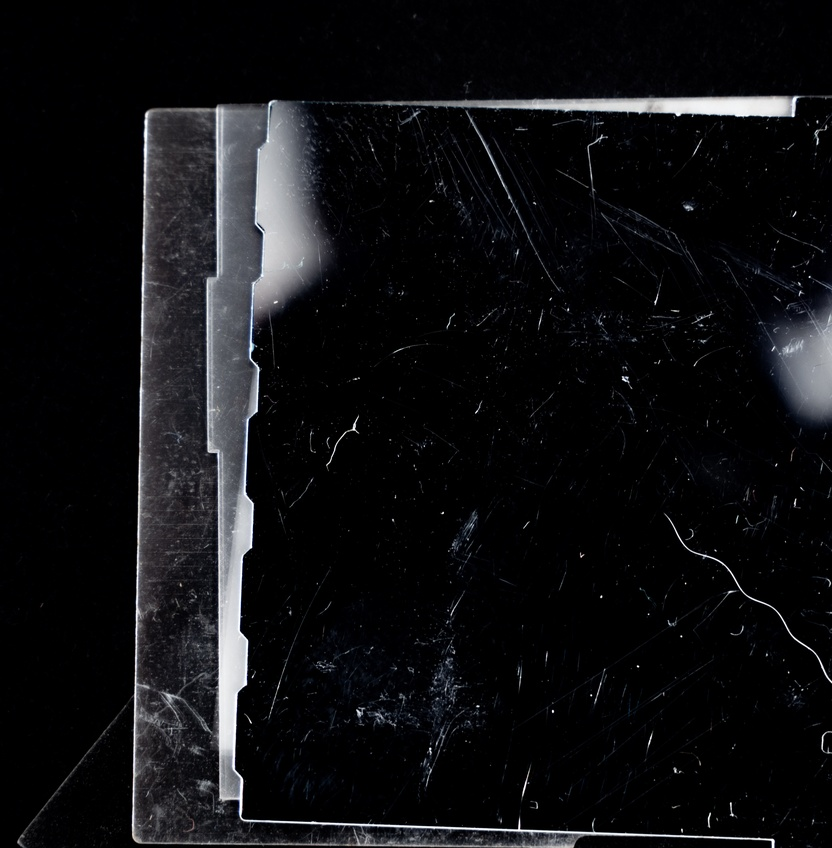
#> input picture dan-cristian-padure-1k7vrumRHow-unsplash.jpg, 832 x 848 px, shrunk from 3816 x 3888 before the run, found by its file name
$ python Combined.py   (older library calls are emulated)
#> lines starting #> are read from the running program, lines starting #| are printed output that depends on the picture; after the words box and inside, x2 and y2 are one past the last pixel; in counts of white or black regions, pixels touching at a corner belong together
import cv2
import numpy as np
import pywt
import matplotlib.pyplot as plt

# Load the image
image_path = '/Users/meltemballan/Documents/Image_Processing/CH4_Ballan/dan-cristian-padure-1k7vrumRHow-unsplash.jpg'
image = cv2.imread(image_path, cv2.IMREAD_GRAYSCALE)
#> image: shape (848, 832); min 0, max 255, mean 16.6

# Spatial Filtering (Median Filter)
spatial_filtered = cv2.medianBlur(image, 5)
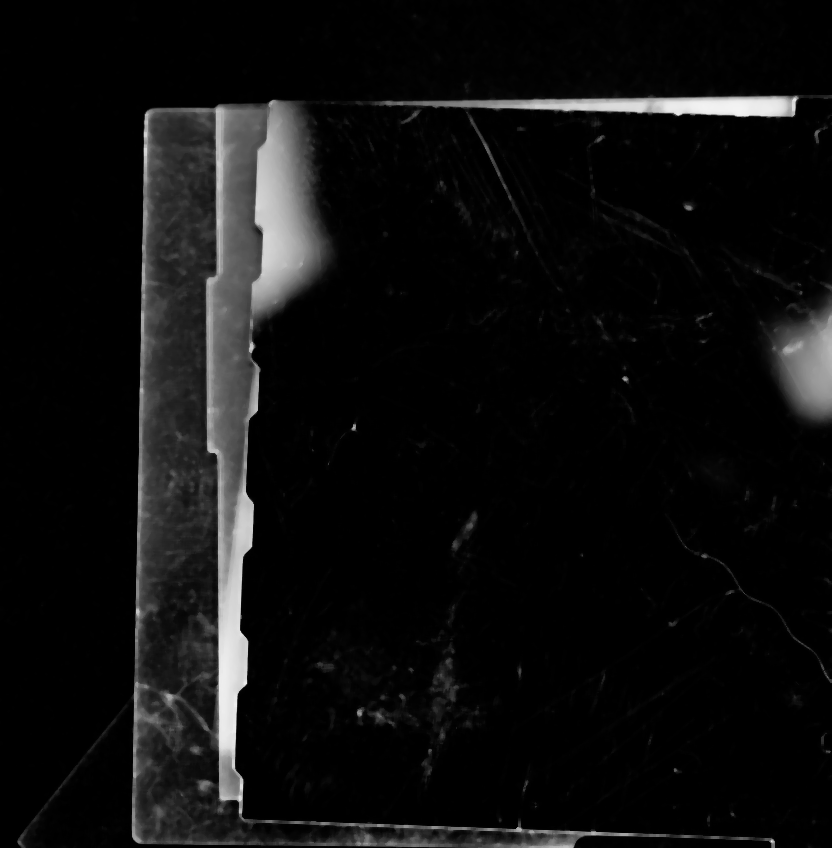
#> spatial_filtered: shape (848, 832); min 0, max 243, mean 14.7

# Apply adaptive threshold
thresholded_image = cv2.adaptiveThreshold(spatial_filtered, 255, cv2.ADAPTIVE_THRESH_MEAN_C, cv2.THRESH_BINARY, 11, 2)
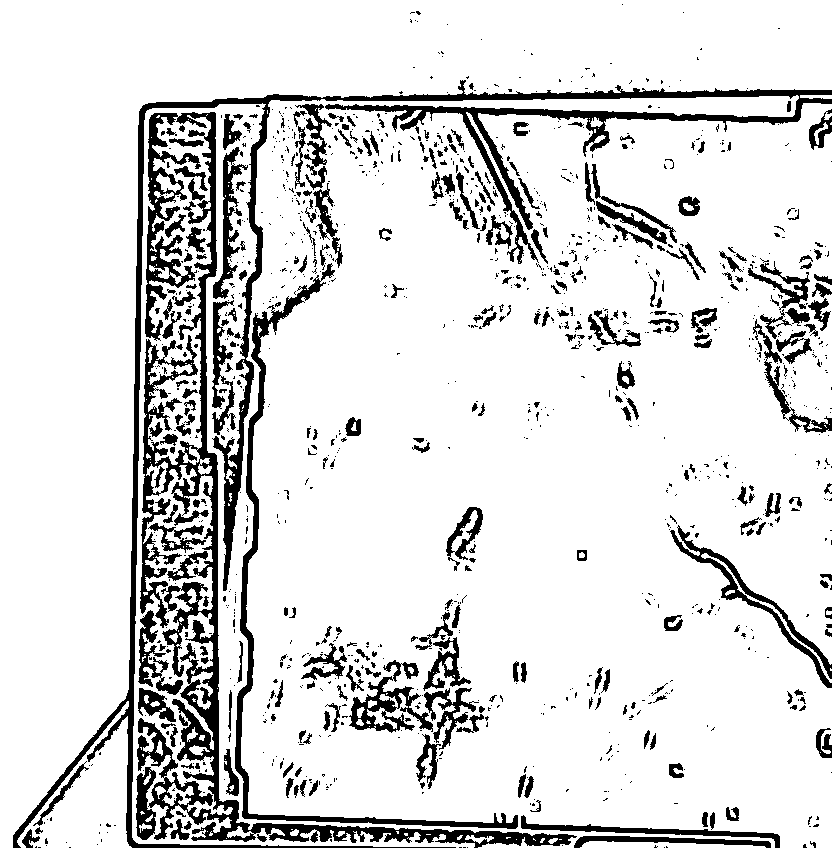
#> thresholded_image: shape (848, 832); 86.4% white; 1205 black regions (900 under 20 px), largest, box (x1, y1, x2, y2) and area: (137, 112, 577, 848) 24314, (13, 80, 832, 848) 19927, (235, 263, 518, 829) 5511

# Wavelet Transform (Noise Reduction with PyWavelets)
coeffs = pywt.wavedec2(thresholded_image, 'haar')
#> coeffs = 10 items
threshold = np.std(coeffs[-1]) / 0.6745
#> threshold = 60.84
new_coeffs = [coeffs[0]] + [tuple((np.abs(detail) > threshold) * detail for detail in details) for details in coeffs[1:]]
#> new_coeffs = 10 items

# Apply the inverse wavelet transform
wavelet_filtered = pywt.waverec2(new_coeffs, 'db1')

# Convert wavelet_filtered to uint8
wavelet_filtered = cv2.convertScaleAbs(wavelet_filtered)

# Apply Laplacian filter
laplacian_filtered = cv2.Laplacian(wavelet_filtered , cv2.CV_64F)
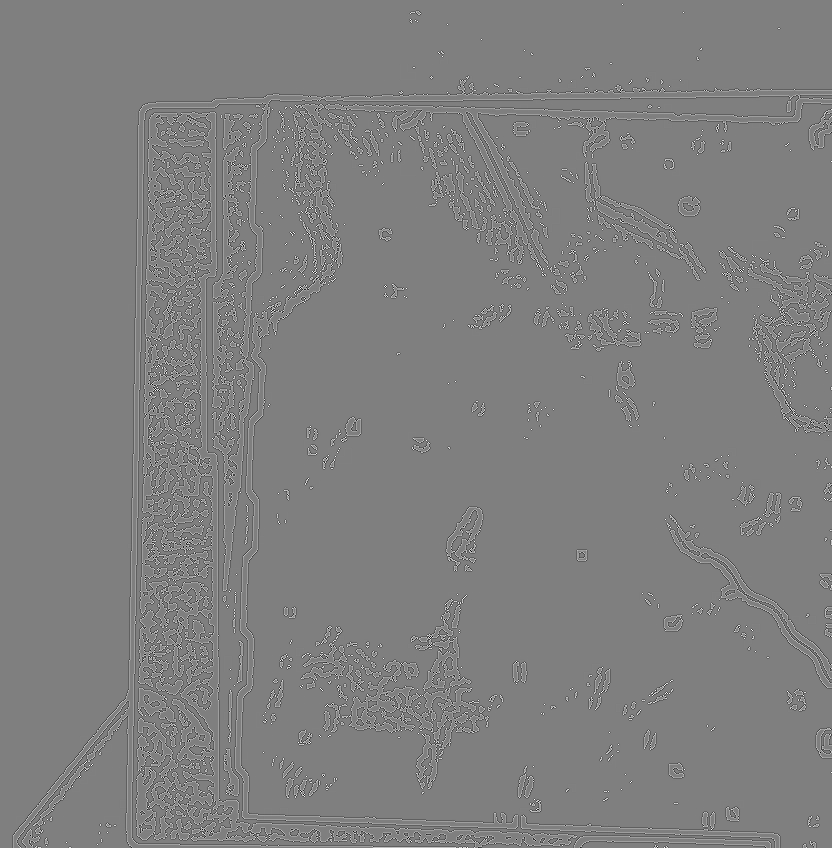
#> laplacian_filtered: shape (848, 832) float64; min -1020, max 1020, mean 0; drawn with min black and max white

# Convert Laplacian filter result back to original image data type
laplacian_filtered = cv2.convertScaleAbs(laplacian_filtered)
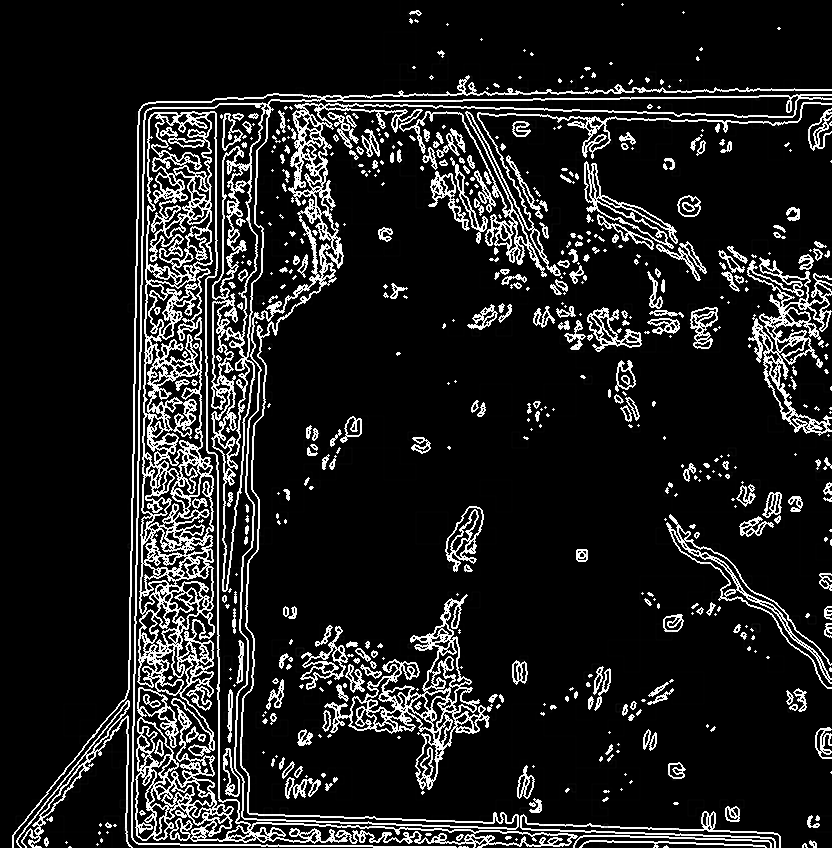
#> laplacian_filtered: shape (848, 832); min 0, max 255, mean 32.4

# Add original image and Laplacian filter result to get sharpened image
# Adjust the weights as needed
sharpened_image = cv2.addWeighted(wavelet_filtered , 0.5, laplacian_filtered, 1.5, 0)
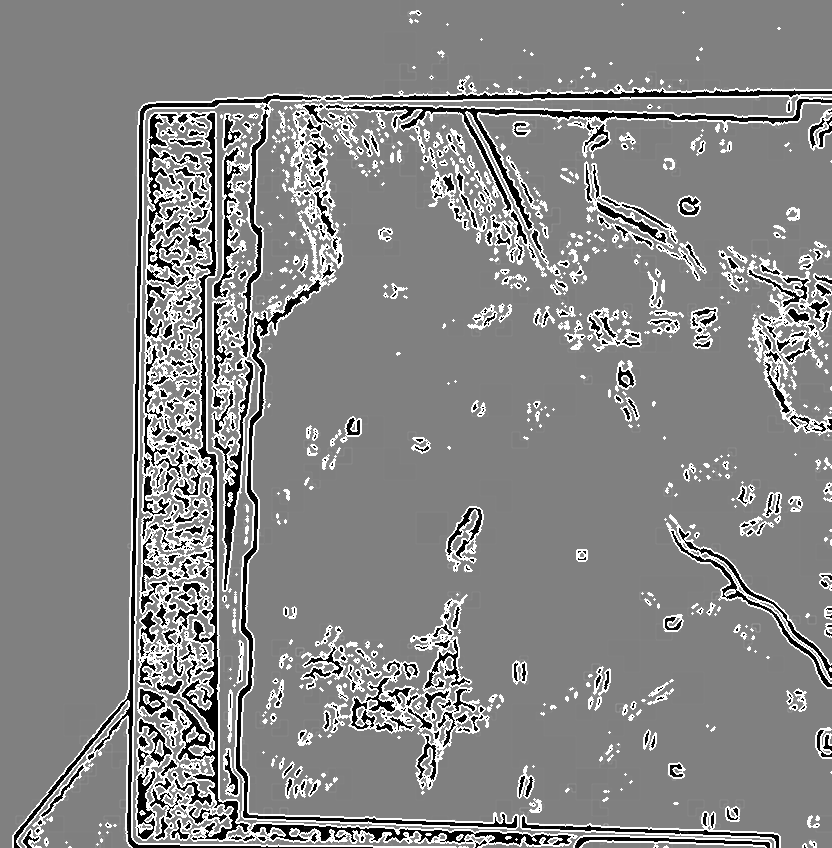
#> sharpened_image: shape (848, 832); min 0, max 255, mean 134.7

# Display the images
plt.figure(figsize=(15, 15))

plt.subplot(1, 5, 1)
plt.imshow(image, cmap='gray')
plt.title('Original Image')

plt.subplot(1, 5, 2)
plt.imshow(spatial_filtered, cmap='gray')
plt.title('Spatial Filtered Image')

plt.subplot(1, 5, 3)
plt.imshow(thresholded_image, cmap='gray')
plt.title('Thresholded Image')

plt.subplot(1, 5, 4)
plt.imshow(wavelet_filtered, cmap='gray')
plt.title('Wavelet Filtered Image')

# Display the Laplacian filtered image
plt.subplot(1, 5, 5)
plt.imshow(laplacian_filtered, cmap='gray')
plt.title('Laplacian Filtered Image')

plt.show()
